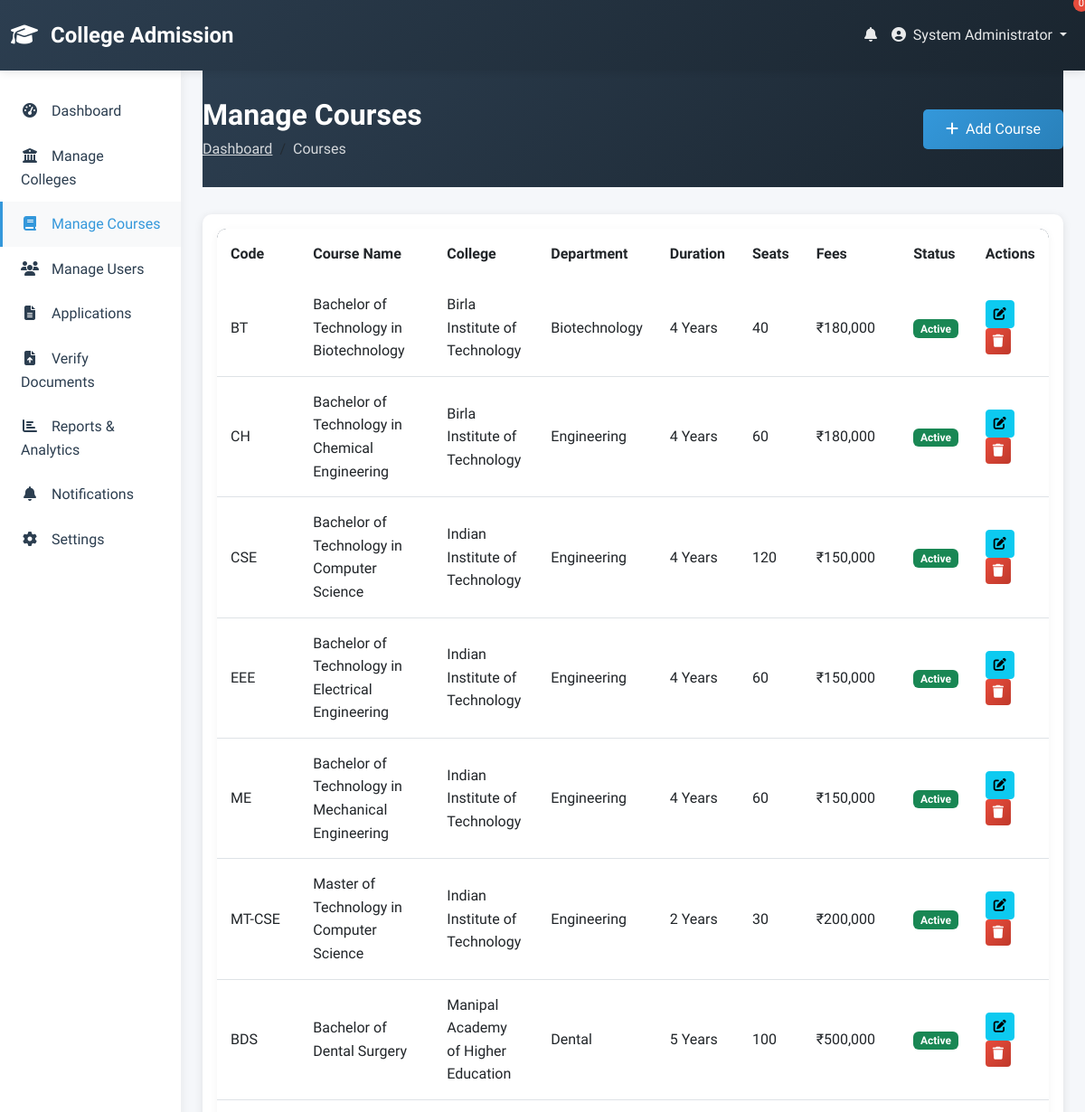
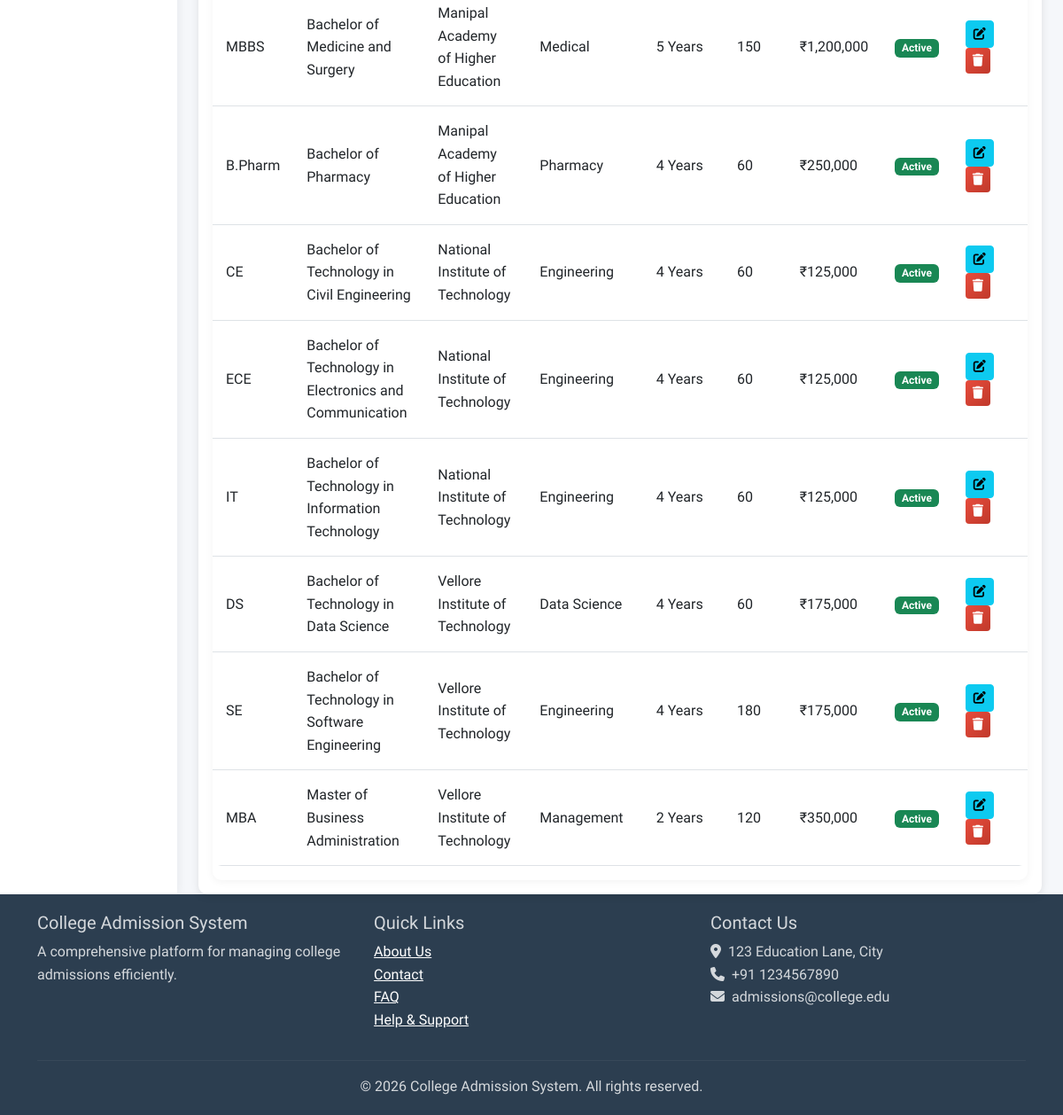
The page /admin/courses.php (signed in) on the database its author committed (2 pictures, top to bottom).
### tables this page shows
CREATE TABLE IF NOT EXISTS courses (
    id INT PRIMARY KEY AUTO_INCREMENT,
    college_id INT NOT NULL,
    name VARCHAR(255) NOT NULL,
    code VARCHAR(20),
    department VARCHAR(100),
    description TEXT,
    eligibility_criteria TEXT,
    duration_years INT,
    seats_available INT,
    fees DECIMAL(10,2),
    is_active TINYINT(1) DEFAULT 1,
    created_at TIMESTAMP DEFAULT CURRENT_TIMESTAMP,
    updated_at TIMESTAMP DEFAULT CURRENT_TIMESTAMP ON UPDATE CURRENT_TIMESTAMP,
    FOREIGN KEY (college_id) REFERENCES colleges(id) ON DELETE CASCADE
);

CREATE TABLE IF NOT EXISTS colleges (
    id INT PRIMARY KEY AUTO_INCREMENT,
    name VARCHAR(255) NOT NULL,
    code VARCHAR(20) UNIQUE,
    address TEXT,
    city VARCHAR(100),
    state VARCHAR(100),
    pincode VARCHAR(20),
    phone VARCHAR(20),
    email VARCHAR(255),
    website VARCHAR(255),
    establishment_year INT,
    description TEXT,
    logo VARCHAR(255),
    is_active TINYINT(1) DEFAULT 1,
    created_at TIMESTAMP DEFAULT CURRENT_TIMESTAMP,
    updated_at TIMESTAMP DEFAULT CURRENT_TIMESTAMP ON UPDATE CURRENT_TIMESTAMP
);

### admin/courses.php (the view, shortened to what this page needs)
<?php
require_once '../config/db.php';
require_once '../includes/header.php';
$courses = $conn->query("SELECT c.*, col.name as college_name FROM courses c
    JOIN colleges col ON c.college_id = col.id
    ORDER BY col.name, c.name");
?>
<div class="container-fluid">
    <div class="row">
        <?php include '../includes/sidebar.php'; ?>
        <main class="col-md-9 ms-sm-auto col-lg-10 px-md-4">
            <div class="page-header">
                <div class="d-flex justify-content-between align-items-center">
                    <div>
                        <h2>Manage Courses</h2>
                        <nav aria-label="breadcrumb">
                            <ol class="breadcrumb">
                                <li class="breadcrumb-item"><a href="dashboard.php">Dashboard</a></li>
                                <li class="breadcrumb-item active">Courses</li>
                            </ol>
                        </nav>
                    </div>
                    <button class="btn btn-primary" data-bs-toggle="modal" data-bs-target="#addCourseModal">
                        <i class="fas fa-plus me-2"></i>Add Course
                    </button>
                </div>
            </div>
            <div class="card">
                <div class="card-body">
                    <div class="table-responsive">
                        <table class="table table-hover" id="coursesTable">
                            <thead>
                                <tr>
                                    <th>Code</th>
                                    <th>Course Name</th>
                                    <th>College</th>
                                    <th>Department</th>
                                    <th>Duration</th>
                                    <th>Seats</th>
                                    <th>Fees</th>
                                    <th>Status</th>
                                    <th>Actions</th>
                                </tr>
                            </thead>
                            <tbody>
                                <?php if ($courses && $courses->num_rows > 0): ?>
                                    <?php while ($course = $courses->fetch_assoc()): ?>
                                    <tr>
                                        <td><?php echo htmlspecialchars($course['code']); ?></td>
                                        <td><?php echo htmlspecialchars($course['name']); ?></td>
                                        <td><?php echo htmlspecialchars($course['college_name']); ?></td>
                                        <td><?php echo htmlspecialchars($course['department']); ?></td>
                                        <td><?php echo $course['duration_years']; ?> Years</td>
                                        <td><?php echo $course['seats_available']; ?></td>
                                        <td>₹<?php echo number_format($course['fees']); ?></td>
                                        <td>
                                            <span class="badge bg-<?php echo $course['is_active'] ? 'success' : 'secondary'; ?>">
                                                <?php echo $course['is_active'] ? 'Active' : 'Inactive'; ?>
                                            </span>
                                        </td>
                                        <td>
                                            <button class="btn btn-sm btn-info" data-bs-toggle="modal" data-bs-target="#editCourseModal<?php echo $course['id']; ?>">
                                                <i class="fas fa-edit"></i>
                                            </button>
                                            <form method="POST" style="display: inline;" onsubmit="return confirm('Are you sure?');">
                                                <button type="submit" name="delete_course" class="btn btn-sm btn-danger">
                                                    <i class="fas fa-trash"></i>
                                                </button>
                                            </form>
                                        </td>
                                    </tr>
                                    <?php endwhile; ?>
                                <?php else: ?>
                                    <tr>
                                        <td colspan="9" class="text-center text-muted">No courses found</td>
                                    </tr>
                                <?php endif; ?>
                            </tbody>
                        </table>
                    </div>
                </div>
            </div>
        </main>
    </div>
</div>
<?php include '../includes/footer.php'; ?>

### css/style.css (style rules this page uses)
:root { --primary-color: #2c3e50; --secondary-color: #3498db; --accent-color: #e74c3c; --success-color: #27ae60; --warning-color: #f39c12; --info-color: #16a085; --dark-color: #1a252f; --light-color: #ecf0f1; --grey-color: #95a5a6; --white: #ffffff; --shadow: 0 2px 10px rgba(0, 0, 0, 0.1); --transition: all 0.3s ease; }
* { margin: 0; padding: 0; box-sizing: border-box; }
body { font-family: 'Segoe UI', Tahoma, Geneva, Verdana, sans-serif; background-color: #f5f7fa; color: #333; line-height: 1.6; min-height: 100vh; display: flex; flex-direction: column; }
.card { border: none; border-radius: 10px; box-shadow: var(--shadow); transition: var(--transition); }
.btn-primary { background: linear-gradient(135deg, var(--secondary-color), #2980b9); border: none; padding: 10px 25px; border-radius: 5px; font-weight: 500; transition: var(--transition); }
.btn-danger { background: linear-gradient(135deg, var(--accent-color), #c0392b); border: none; }
.table { background: var(--white); border-radius: 10px; overflow: hidden; }
.table thead { background: var(--primary-color); color: var(--white); }
.table th { font-weight: 600; padding: 15px; border: none; }
.table td { padding: 15px; vertical-align: middle; }

### css/custom.css (style rules this page uses)
.page-header { background: linear-gradient(135deg, #2c3e50, #1a252f); padding: 30px 0; margin-bottom: 30px; color: white; }
.page-header h2 { font-weight: 600; margin-bottom: 5px; }
.page-header .breadcrumb { background: transparent; padding: 0; margin: 0; }
.page-header .breadcrumb-item, .page-header .breadcrumb-item a { color: rgba(255, 255, 255, 0.8); }
.table-responsive { border-radius: 10px; overflow: hidden; box-shadow: 0 2px 10px rgba(0, 0, 0, 0.05); }

### includes/header.php (style rules this page uses)
body { font-family: 'Segoe UI', Tahoma, Geneva, Verdana, sans-serif; }

### rows shown on the page
courses: code "BT", name "Bachelor of Technology in Biotechnology", college.name "Birla Institute of Technology", department "Biotechnology", duration_years "4", seats_available "40", fees "180,000", is_active "Active"
courses: code "CH", name "Bachelor of Technology in Chemical Engineering", college.name "Birla Institute of Technology", department "Engineering", duration_years "4", seats_available "60", fees "180,000", is_active "Active"
courses: code "CSE", name "Bachelor of Technology in Computer Science", college.name "Indian Institute of Technology", department "Engineering", duration_years "4", seats_available "120", fees "150,000", is_active "Active"
courses: code "EEE", name "Bachelor of Technology in Electrical Engineering", college.name "Indian Institute of Technology", department "Engineering", duration_years "4", seats_available "60", fees "150,000", is_active "Active"
courses: code "ME", name "Bachelor of Technology in Mechanical Engineering", college.name "Indian Institute of Technology", department "Engineering", duration_years "4", seats_available "60", fees "150,000", is_active "Active"
courses: code "MT-CSE", name "Master of Technology in Computer Science", college.name "Indian Institute of Technology", department "Engineering", duration_years "2", seats_available "30", fees "200,000", is_active "Active"
courses: code "BDS", name "Bachelor of Dental Surgery", college.name "Manipal Academy of Higher Education", department "Dental", duration_years "5", seats_available "100", fees "500,000", is_active "Active"
courses: code "MBBS", name "Bachelor of Medicine and Surgery", college.name "Manipal Academy of Higher Education", department "Medical", duration_years "5", seats_available "150", fees "1,200,000", is_active "Active"
courses: code "B.Pharm", name "Bachelor of Pharmacy", college.name "Manipal Academy of Higher Education", department "Pharmacy", duration_years "4", seats_available "60", fees "250,000", is_active "Active"
courses: code "CE", name "Bachelor of Technology in Civil Engineering", college.name "National Institute of Technology", department "Engineering", duration_years "4", seats_available "60", fees "125,000", is_active "Active"
courses: code "ECE", name "Bachelor of Technology in Electronics and Communication", college.name "National Institute of Technology", department "Engineering", duration_years "4", seats_available "60", fees "125,000", is_active "Active"
courses: code "IT", name "Bachelor of Technology in Information Technology", college.name "National Institute of Technology", department "Engineering", duration_years "4", seats_available "60", fees "125,000", is_active "Active"
courses: code "DS", name "Bachelor of Technology in Data Science", college.name "Vellore Institute of Technology", department "Data Science", duration_years "4", seats_available "60", fees "175,000", is_active "Active"
courses: code "SE", name "Bachelor of Technology in Software Engineering", college.name "Vellore Institute of Technology", department "Engineering", duration_years "4", seats_available "180", fees "175,000", is_active "Active"
courses: code "MBA", name "Master of Business Administration", college.name "Vellore Institute of Technology", department "Management", duration_years "2", seats_available "120", fees "350,000", is_active "Active"

### other values the page prints
$_SESSION['user_name'] "System Administrator"
